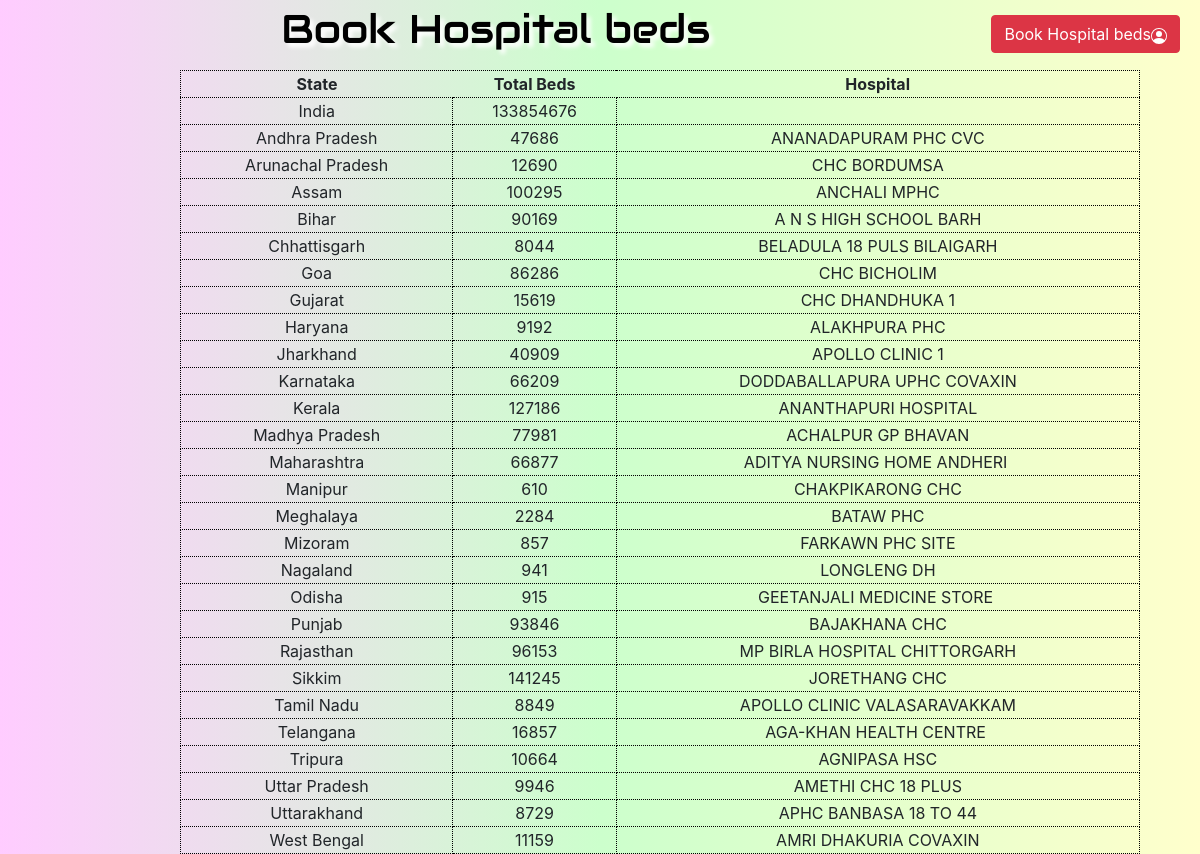
The page /bed.php on the database its author committed.
### tables this page shows
CREATE TABLE `beds` (
  `Sno` double DEFAULT NULL,
  `State` varchar(100) DEFAULT NULL,
  `Total_beds` double DEFAULT NULL,
  `Hospitals_` varchar(100) DEFAULT NULL
);

### bed.php (the view, shortened to what this page needs)
<?php
  $host="localhost";
  $username="root";
  $password="";
  $db="covidsupport";
  $conn= mysqli_connect($host,$username,$password,$db);
?>
<!DOCTYPE html>
<html>
    <head>
        <link rel="stylesheet" href="https://use.fontawesome.com/releases/v5.7.0/css/all.css">
        <link rel="stylesheet" href="Styleproject.css">
  <link rel="stylesheet" href="https://maxcdn.bootstrapcdn.com/bootstrap/4.5.2/css/bootstrap.min.css">
  <link rel="stylesheet" href="https://use.fontawesome.com/releases/v5.7.0/css/all.css">
    </head>
    <body>
        <div class="header">
   <ul>
           <li class="loginb"><button type="button" class="btn btn-danger" onclick="document.getElementById('id01').style.display='block'" >Book Hospital beds<i class="bi bi-person-circle"></i></button></li>
           <h1 style="font-family:Audiowide;"> Book Hospital beds</h1>
   </ul>
</div>
        <div class="section">
            <table>
                <tr>
                    <th>State</th>
                    <th>Total Beds</th>
                     <th>Hospital</th>
                </tr>
                 <?php
                $selects = "SELECT * FROM beds";
                $results=mysqli_query($conn,$selects);
                while($rows=mysqli_fetch_array($results,MYSQLI_ASSOC)){
                    echo "<tr><td>";
                    echo $rows['State'];
                    echo "</td><td>";
                    echo $rows['Total_beds'];
                    echo "</td><td>";
                    echo $rows['Hospitals_'];
                    echo "</td></tr>";
                }
            ?>
            </table>
        </div>
    </body>
</html>

### bed.php (style rules this page uses)
body { background-image: linear-gradient(to right,#ffccff,#ccffcc,#ffffcc) }
.header ul { list-style-type: none; }
.header ul li { float:right; padding-left:40px; padding-right:20px; padding-top:15px; }
.header ul h1 { padding-top:5px; text-shadow:4px 4px 4px white; color:black; }
.header { background-image: linear-gradient(to right,#ffccff,#ccffcc,#ffffcc); height:70px; width:100%; }
h1 { text-align: center; font-family: Audiowide; }
tr td { border: 1px dotted black; }
table { width:80%; text-align: center; border: 2px dotted black; border-collapse: collapse; border: 1px dotted black; margin-left: 180px; border-radius:30px; }

### rows shown on the page
beds: State "India", Total_beds "133854676"
beds: State "Andhra Pradesh", Total_beds "47686", Hospitals_ "ANANADAPURAM PHC CVC"
beds: State "Arunachal Pradesh", Total_beds "12690", Hospitals_ "CHC BORDUMSA"
beds: State "Assam", Total_beds "100295", Hospitals_ "ANCHALI MPHC"
beds: State "Bihar", Total_beds "90169", Hospitals_ "A N S HIGH SCHOOL BARH"
beds: State "Chhattisgarh", Total_beds "8044", Hospitals_ "BELADULA 18 PULS BILAIGARH"
beds: State "Goa", Total_beds "86286", Hospitals_ "CHC BICHOLIM"
beds: State "Gujarat", Total_beds "15619", Hospitals_ "CHC DHANDHUKA 1"
beds: State "Haryana", Total_beds "9192", Hospitals_ "ALAKHPURA PHC"
beds: State "Jharkhand", Total_beds "40909", Hospitals_ "APOLLO CLINIC 1"
beds: State "Karnataka", Total_beds "66209", Hospitals_ "DODDABALLAPURA UPHC COVAXIN"
beds: State "Kerala", Total_beds "127186", Hospitals_ "ANANTHAPURI HOSPITAL"
beds: State "Madhya Pradesh", Total_beds "77981", Hospitals_ "ACHALPUR GP BHAVAN"
beds: State "Maharashtra", Total_beds "66877", Hospitals_ "ADITYA NURSING HOME ANDHERI"
beds: State "Manipur", Total_beds "610", Hospitals_ "CHAKPIKARONG CHC"
beds: State "Meghalaya", Total_beds "2284", Hospitals_ "BATAW PHC"
beds: State "Mizoram", Total_beds "857", Hospitals_ "FARKAWN PHC SITE"
beds: State "Nagaland", Total_beds "941", Hospitals_ "LONGLENG DH"
beds: State "Odisha", Total_beds "915", Hospitals_ "GEETANJALI MEDICINE STORE"
beds: State "Punjab", Total_beds "93846", Hospitals_ "BAJAKHANA CHC"
beds: State "Rajasthan", Total_beds "96153", Hospitals_ "MP BIRLA HOSPITAL CHITTORGARH"
beds: State "Sikkim", Total_beds "141245", Hospitals_ "JORETHANG CHC"
beds: State "Tamil Nadu", Total_beds "8849", Hospitals_ "APOLLO CLINIC VALASARAVAKKAM"
beds: State "Telangana", Total_beds "16857", Hospitals_ "AGA-KHAN HEALTH CENTRE"
beds: State "Tripura", Total_beds "10664", Hospitals_ "AGNIPASA HSC"
beds: State "Uttar Pradesh", Total_beds "9946", Hospitals_ "AMETHI CHC 18 PLUS"
beds: State "Uttarakhand", Total_beds "8729", Hospitals_ "APHC BANBASA 18 TO 44"
beds: State "West Bengal", Total_beds "11159", Hospitals_ "AMRI DHAKURIA COVAXIN"
